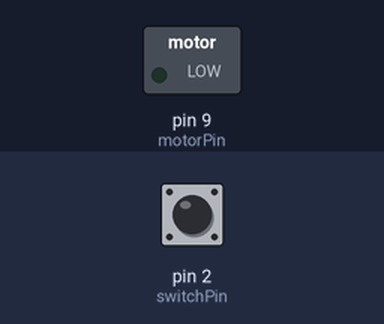
Bench run of a sketch on a simulated Arduino Uno, built with avr-gcc and run on an emulated ATmega328P. On the bench: switched loads named in the sketch (green lamp = pin HIGH). The inputs (shaded band) are chosen by the test bench; at power-on: pin 2 (switchPin) LOW.

Above: at 1.2 s.
1.3 s: pin 2 (switchPin) pulled HIGH for 0.15 s
At 1.37 s:
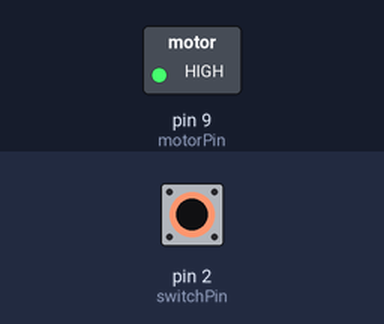
2.9 s: pin 2 (switchPin) pulled HIGH for 3.2 s
At 7.2 s:
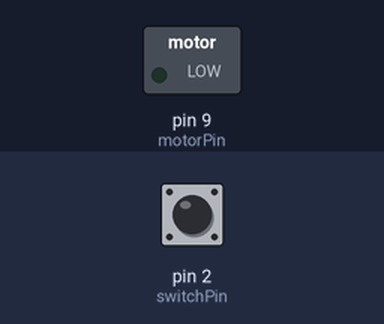
Timing chart, 0 to 8.7 s (numbered marks = the images above; inputs shaded):
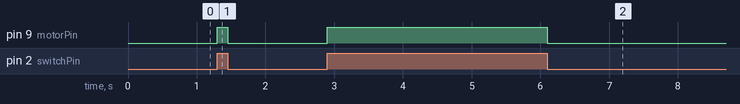

Measured:
- after the input at 1.3 s, pin 9 (motorPin): LOW → HIGH at once, → LOW 0.15 s later
- after the input at 2.9 s, pin 9 (motorPin): LOW → HIGH at once, → LOW 3.2 s later

The sketch:

MotorBattery.ino
```cpp
int switchPin = 2;
int motorPin = 9;
int switchState = 0;

void setup() {
  pinMode(motorPin, OUTPUT);
  pinMode(switchPin, INPUT);
}

void loop() {
  Serial.println("LOOPS");
  switchState = digitalRead(switchPin);

  if (switchState == HIGH) {
    digitalWrite(motorPin, HIGH);
    Serial.println("HIGH");

  } else {
    digitalWrite(motorPin, LOW);
    Serial.println("LOW");
  }
}
```
